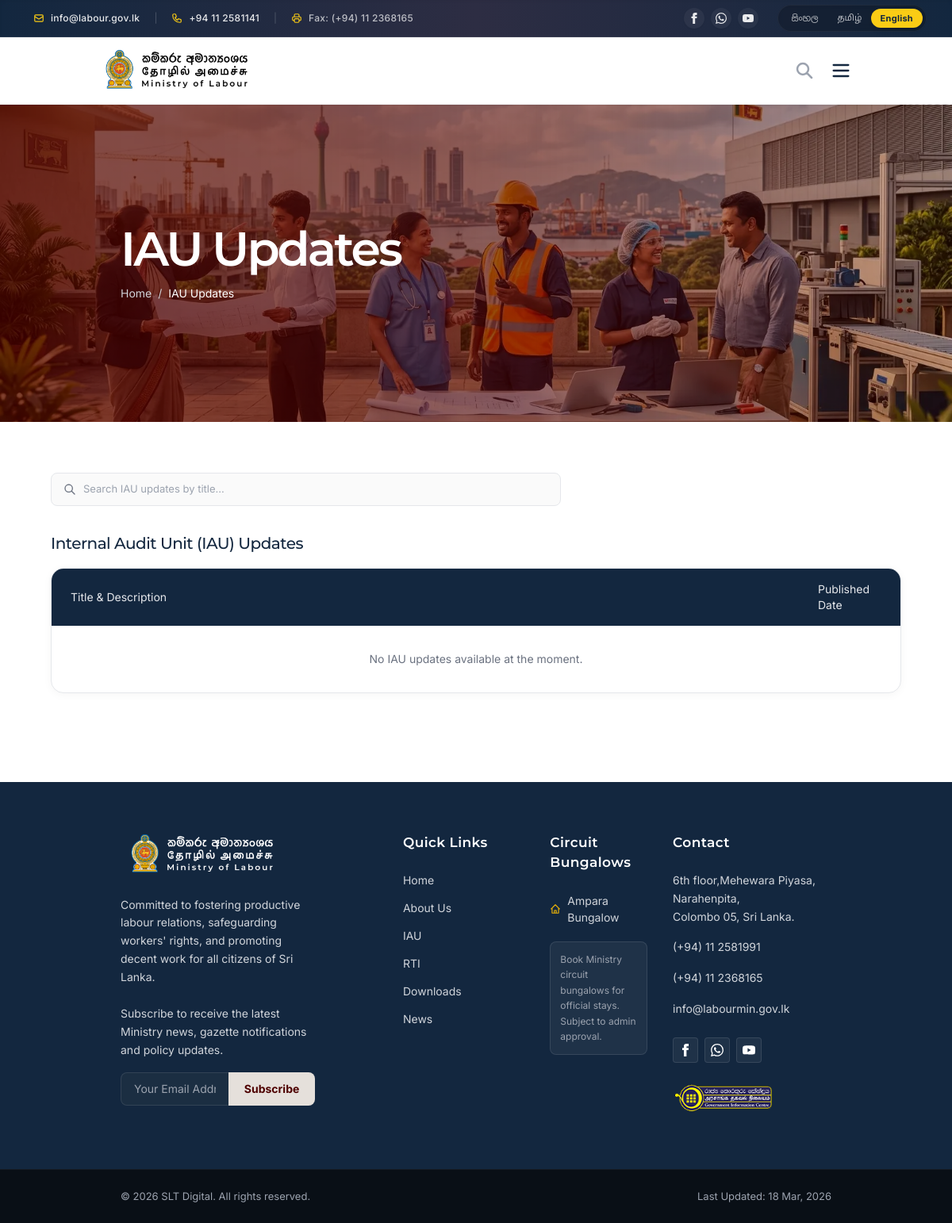
/iau-updates.php, run on an earlier commit of the app's database.
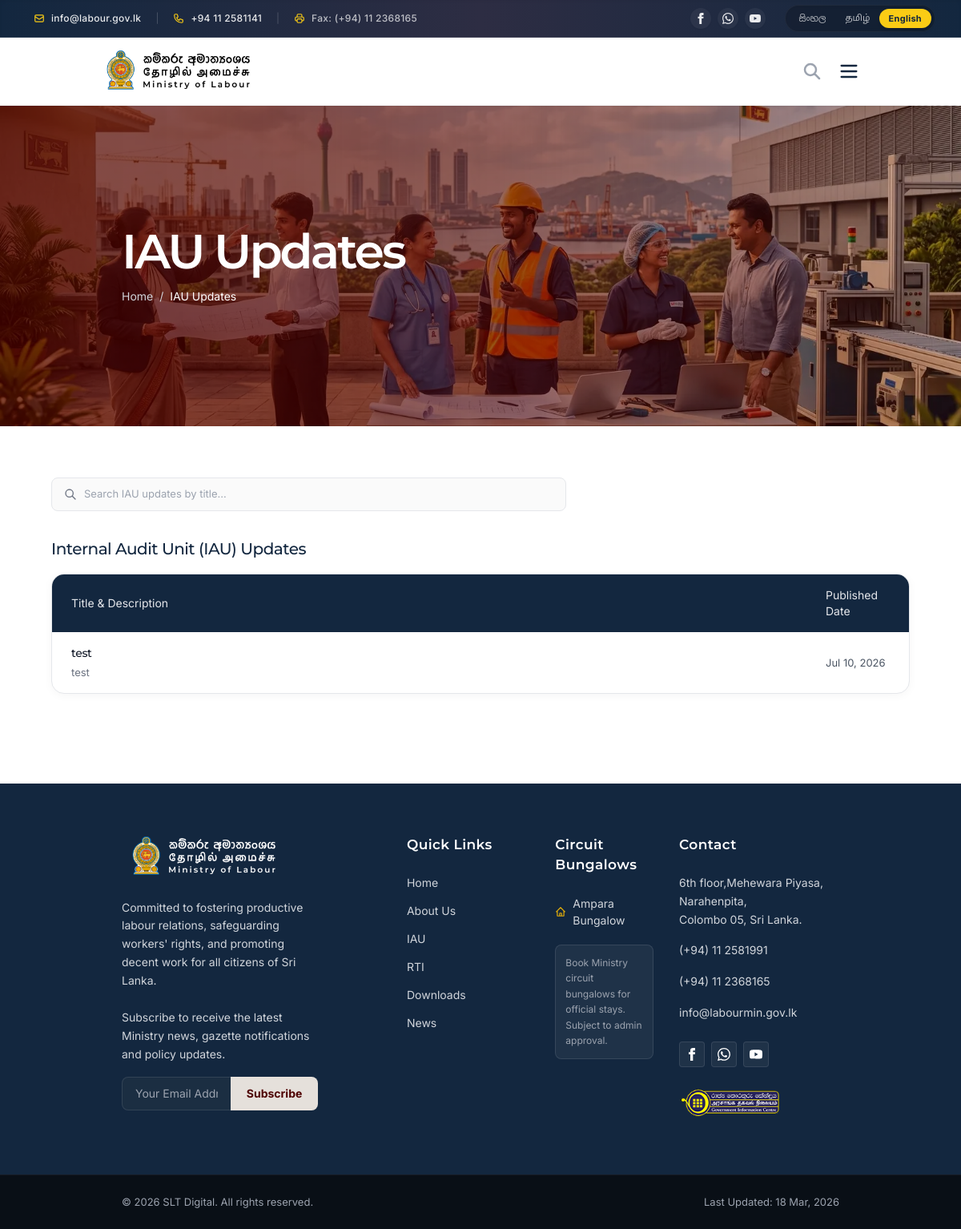
And on a later commit of the database.
### tables this page shows
CREATE TABLE `iau_updates` (
  `id` int(11) NOT NULL AUTO_INCREMENT,
  `title` varchar(255) NOT NULL,
  `content` text DEFAULT NULL,
  `status` enum('Draft','Published') NOT NULL DEFAULT 'Draft',
  `created_at` timestamp NULL DEFAULT current_timestamp(),
  `updated_at` timestamp NULL DEFAULT current_timestamp() ON UPDATE current_timestamp(),
  PRIMARY KEY (`id`)
);

### iau-updates.php (the view, shortened to what this page needs)
<?php
include 'includes/header.php';
include 'includes/sub-hero.php';
require_once 'admin/includes/db.php';
$stmt = $pdo->query("SELECT * FROM iau_updates WHERE status = 'Published' ORDER BY created_at DESC");
$updates = $stmt->fetchAll();
?>
<section class="py-12 md:py-16 px-4 md:px-16 bg-white min-h-[50vh]">
    <div class="container mx-auto max-w-6xl">
        <div class="flex flex-col md:flex-row gap-4 mb-8">
            <div class="relative flex-1 w-full md:max-w-[60%]">
                <div class="absolute inset-y-0 left-0 flex items-center pl-4 pointer-events-none">
                </div>
                <input type="text" id="searchInput" class="bg-[#FAFAFA] border border-[#E5E7EB] text-gray-900 text-[13px] rounded-lg focus:ring-secondary focus:border-secondary block w-full pl-10 py-2.5 font-inter transition-colors outline-none" placeholder="Search IAU updates by title..." onkeyup="filterTable()">
            </div>
        </div>
        <h2 class="text-[20px] font-medium font-montserrat text-primary mb-4">Internal Audit Unit (IAU) Updates</h2>
        <div class="bg-white rounded-[16px] shadow-[0_2px_12px_rgba(0,0,0,0.04)] border-[0.5px] border-[#E5E7EB] overflow-hidden mb-12">
            <div class="overflow-x-auto">
                <table class="w-full text-left text-sm text-gray-600 font-inter" id="dataTable">
                    <thead class="bg-primary text-gray-200">
                        <tr>
                            <th class="px-6 py-4 font-normal text-[14px] w-full md:w-auto">Title & Description</th>
                            <th class="px-6 py-4 font-normal text-[14px] w-32 shrink-0">Published Date</th>
                        </tr>
                    </thead>
                    <tbody class="divide-y divide-[#E5E7EB]">
                        <?php if (empty($updates)): ?>
                        <tr>
                            <td colspan="2" class="px-6 py-8 text-center text-gray-500">No IAU updates available at the moment.</td>
                        </tr>
                        <?php else: ?>
                        <?php foreach ($updates as $update): ?>
                        <tr class="hover:bg-gray-50/80 transition-colors group">
                            <td class="px-6 py-4">
                                <h3 class="font-medium text-gray-900 text-[14px]"><?= htmlspecialchars($update['title']) ?></h3>
                                <?php if (!empty($update['content'])): ?>
                                <div class="text-[13px] text-gray-500 mt-1 prose prose-sm max-w-none notranslate"><?= $update['content'] ?></div>
                                <?php endif; ?>
                            </td>
                            <td class="px-6 py-4 text-[13px] whitespace-nowrap">
                                <?= date('M d, Y', strtotime($update['created_at'])) ?>
                            </td>
                        </tr>
                        <?php endforeach; ?>
                        <?php endif; ?>
                    </tbody>
                </table>
            </div>
        </div>
    </div>
</section>
<?php include 'includes/footer.php'; ?>

What changed in the data, as far as the page shows it:
added iau_updates: title "test", content "test", created_at "Jul 10, 2026"
Also different on the page:
text no longer shown: "No IAU updates available at the moment."
